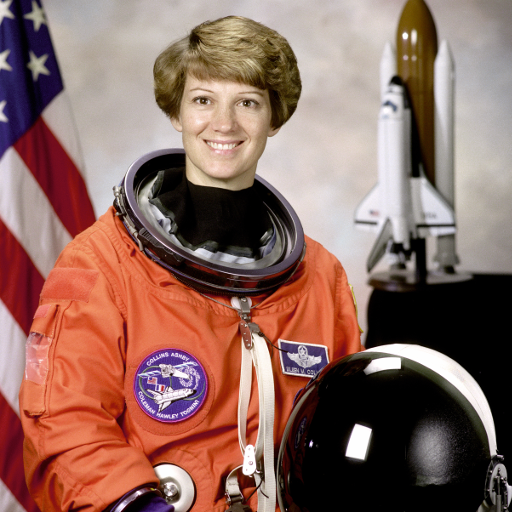
#> input picture skimage.data.astronaut(), 512 x 512 px
$ python lab8.py
#> lines starting #> are read from the running program, lines starting #| are printed output that depends on the picture
import numpy as np
from PIL import Image
from skimage import data


def to_light(c):
    c = np.asarray(c, dtype=float) / 255.0
    return np.where(c <= 0.04045, c / 12.92,
                    ((c + 0.055) / 1.055) ** 2.4)


def to_code(L):
    L = np.asarray(L, dtype=float)
    c = np.where(L <= 0.0031308, L * 12.92,
                 1.055 * np.power(np.maximum(L, 0), 1 / 2.4) - 0.055)
    return np.clip(c * 255, 0, 255)


def half_naive(img):
    h, w = img.shape
    return img.reshape(h // 2, 2, w // 2, 2).mean(axis=(1, 3))


def half_linear(img):
    L = to_light(img)
    h, w = L.shape
    return to_code(L.reshape(h // 2, 2, w // 2, 2).mean(axis=(1, 3)))


def checker(N=512, cell=4, ang=18):
    y, x = np.indices((N, N)).astype(float) - N / 2
    a = np.deg2rad(ang)
    xr = x * np.cos(a) - y * np.sin(a)
    yr = x * np.sin(a) + y * np.cos(a)
    return (((np.floor(xr / cell) + np.floor(yr / cell)) % 2) * 255)


if __name__ == '__main__':
    gray = np.array(Image.fromarray(data.astronaut()).convert('L'))

    print('=== Завдання 1. Збільшення ===')
    small = gray[340:356, 372:388]
    im = Image.fromarray(small)
    im.resize((320, 320), Image.NEAREST).save('up_nearest.png')
    im.resize((320, 320), Image.BILINEAR).save('up_bilinear.png')
    im.resize((320, 320), Image.LANCZOS).save('up_lanczos.png')
    a = np.array(Image.open('up_nearest.png')).astype(int)
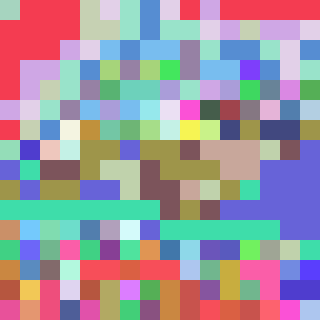
#> a: shape (320, 320) int64; 90 distinct labels, from 1 to 255; one colour per label, 0 black
    b = np.array(Image.open('up_bilinear.png')).astype(int)
    c = np.array(Image.open('up_lanczos.png')).astype(int)
    print('унікальних значень: nearest %d, bilinear %d, lanczos %d'
          % (len(np.unique(a)), len(np.unique(b)), len(np.unique(c))))
#| унікальних значень: nearest 90, bilinear 255, lanczos 256
    print('середня |nearest-bilinear| = %.2f, |bilinear-lanczos| = %.2f'
          % (np.abs(a - b).mean(), np.abs(b - c).mean()))
#| середня |nearest-bilinear| = 6.74, |bilinear-lanczos| = 3.19
    blk = a.reshape(16, 20, 16, 20)
    print('nearest складається з однорідних блоків 20x20:',
          bool((blk == blk[:, :1, :, :1]).all()))
#| nearest складається з однорідних блоків 20x20: True

    print('\n=== Завдання 2. Зменшення й аліасинг ===')
    ch = checker()
    k = 4
    nearest = ch[::k, ::k]
    area = ch.reshape(512 // k, k, 512 // k, k).mean(axis=(1, 3))
    for name, im2 in (('ds_nearest', nearest), ('ds_area', area)):
        Image.fromarray(im2.astype(np.uint8)).save(name + '.png')
        print(name, 'середнє %.1f розкид %.1f' % (im2.mean(), im2.std()))
#> this loop made 2 passes
#> pass 1, `Image.fromarray(im2.astype(np.uint8)).save(name + '.png')`:
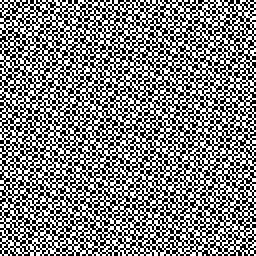
#> saved as ds_nearest.png: PIL image 128x128 L (shown 2 times larger); 50% white in thin lines or dots
    # додатково: оригінал для порівняння
    Image.fromarray(ch.astype(np.uint8)).save('checker_original.png')

    print('\n=== Завдання 3. Ланцюжок міпмап ===')
    g = gray.astype(float)
    level = 0
    while g.shape[0] >= 2:
        Image.fromarray(g.astype(np.uint8)).save(f'mip_{level}.png')
        print(level, g.shape[0], 'середня яскравість %.1f' % g.mean())
        g = half_naive(g)
        level += 1
#> this loop made 9 passes
#> g on passes 8 to 9: [[124.5, 161.6], [116, 59.49]], [115.4]
#| 0 512 середня яскравість 115.4
#| 1 256 середня яскравість 115.4
#| 2 128 середня яскравість 115.4
#| 3 64 середня яскравість 115.4
#| 4 32 середня яскравість 115.4
#| 5 16 середня яскравість 115.4
#| 6 8 середня яскравість 115.4
#| 7 4 середня яскравість 115.4
#> (further printed lines are left out)
#> pass 3, `g = half_naive(g)`:
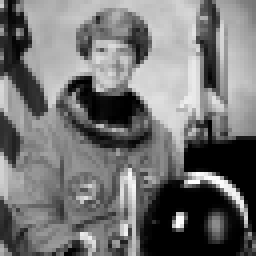
#> g: shape (64, 64) float64 (shown 4 times larger); min 0, max 254.2, mean 115.4
#> after the loop, level = 9
    print('усього рівнів:', level)
#| усього рівнів: 9

    print('\n=== Завдання 4. Скільки коштує гама ===')
    cb = np.indices((256, 256)).sum(axis=0) % 2 * 255.0
    print('наївно: %.1f' % half_naive(cb).mean())
    print('правильно: %.1f' % half_linear(cb).mean())

    gn = gray.astype(float)
    gl = gray.astype(float)
    print(0, gn.shape[0], '%.1f %.1f різниця %+.1f'
          % (gn.mean(), gl.mean(), gl.mean() - gn.mean()))
#| 0 512 115.4 115.4 різниця +0.0
    for lv in range(1, 6):
        gn, gl = half_naive(gn), half_linear(gl)
        print(lv, gn.shape[0], '%.1f %.1f різниця %+.1f'
              % (gn.mean(), gl.mean(), gl.mean() - gn.mean()))
#> this loop made 5 passes
#| 1 256 115.4 116.0 різниця +0.6
#| 2 128 115.4 117.1 різниця +1.7
#| 3 64 115.4 118.9 різниця +3.5
#| 4 32 115.4 122.0 різниця +6.6
#| 5 16 115.4 127.4 різниця +12.0
#> pass 1, in to_code (call 2), `L = np.asarray(L, dtype=float)`:
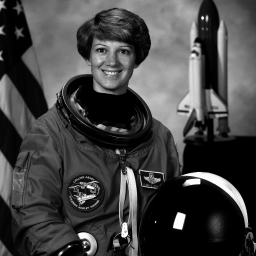
#> L: shape (256, 256) float64; min 0, max 1, mean 0.267

    print('\n=== Додатково: Pillow ===')
    imc = Image.fromarray(ch.astype(np.uint8))
    imc.resize((128, 128), Image.NEAREST).save('lib_nearest.png')
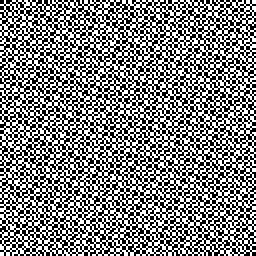
#> saved as lib_nearest.png: PIL image 128x128 L (shown 2 times larger); 50% white in thin lines or dots
    imc.resize((128, 128), Image.BOX).save('lib_box.png')
    imc.resize((128, 128), Image.LANCZOS).save('lib_lanczos.png')
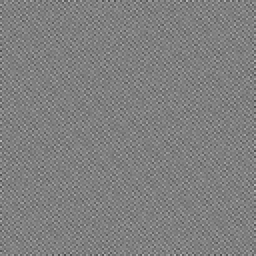
#> saved as lib_lanczos.png: PIL image 128x128 L (shown 2 times larger); min 75, max 185, mean 127.5
    box = np.array(Image.open('lib_box.png')).astype(float)
    print('макс. розбіжність lib_box і ds_area: %.1f'
          % np.abs(box - area.astype(np.uint8).astype(float)).max())
#| макс. розбіжність lib_box і ds_area: 1.0
    cb_img = Image.fromarray(cb.astype(np.uint8))
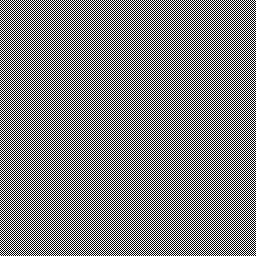
#> cb_img: PIL image 256x256 L; 50% white in thin lines or dots
    r = np.array(cb_img.resize((128, 128), Image.BOX))
#> r: shape (128, 128); every value is 128
    print('BOX на шахівниці 1 піксель: середнє %.1f' % r.mean())
#| BOX на шахівниці 1 піксель: середнє 128.0
